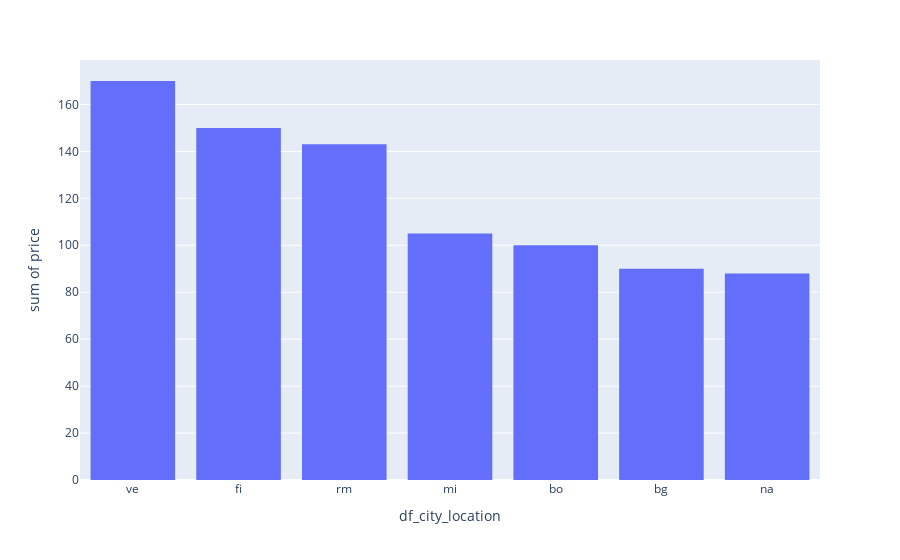

This figure's notebook cell:
### Markdown cell above
## Cross-city confrontation

### Code cell
city_confr_price = pd.DataFrame(df.groupby(["df_city_location"]).median("price")["price"])
city_confr_price.reset_index(inplace=True)

fig = px.histogram(city_confr_price,
                   x = "df_city_location",
                   y = "price"
                   )
fig.update_xaxes(categoryorder="total descending")
fig.show()

### Figure 1 — Plotly figure (JSON) as saved in the notebook; plotly's stock layout.template omitted (floating-point values rounded to 4 significant figures)
{"data": [{"alignmentgroup": "True", "bingroup": "x", "histfunc": "sum", "hovertemplate": "df_city_location=%{x}<br>sum of price=%{y}<extra></extra>", "legendgroup": "", "marker": {"color": "#636efa", "pattern": {"shape": ""}}, "name": "", "offsetgroup": "", "orientation": "v", "showlegend": false, "x": ["bg", "bo", "fi", "mi", "na", "rm", "ve"], "xaxis": "x", "y": [90.0, 100.0, 150.0, 105.0, 88.0, 143.0, 170.0], "yaxis": "y", "type": "histogram"}], "layout": {"xaxis": {"anchor": "y", "domain": [0.0, 1.0], "title": {"text": "df_city_location"}, "categoryorder": "total descending"}, "yaxis": {"anchor": "x", "domain": [0.0, 1.0], "title": {"text": "sum of price"}}, "legend": {"tracegroupgap": 0}, "margin": {"t": 60}, "barmode": "relative"}}
